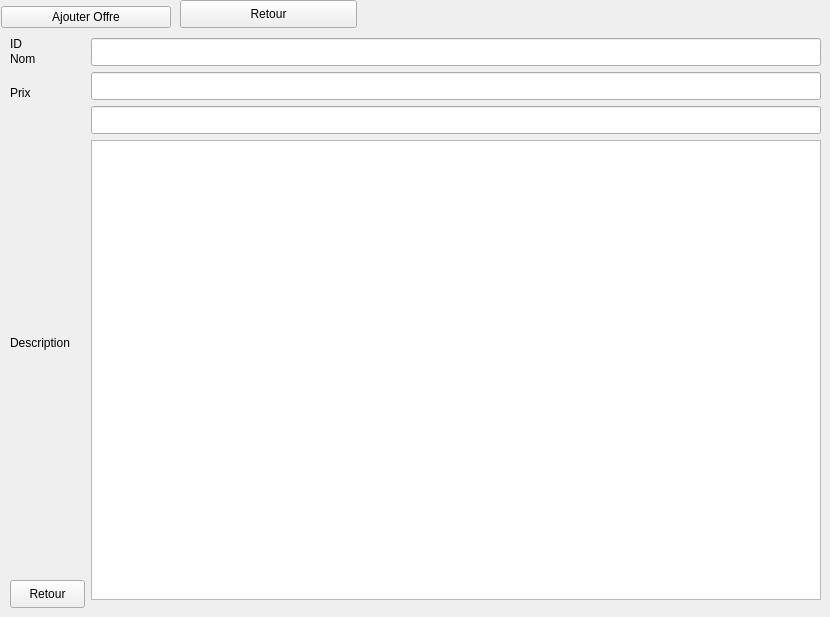
    <widget class="QWidget" name="Ajouter_Offre">
     <attribute name="title">
      <string>Ajouter_Offre</string>
     </attribute>
     <widget class="QWidget" name="layoutWidget_3">
      <property name="geometry">
       <rect>
        <x>1</x>
        <y>2</y>
        <width>170</width>
        <height>30</height>
       </rect>
      </property>
      <layout class="QHBoxLayout" name="horizontalLayout_2">
       <item>
        <widget class="QPushButton" name="pushButtonAjouter_Offre1">
         <property name="text">
          <string>Ajouter Offre</string>
         </property>
        </widget>
       </item>
      </layout>
     </widget>
     <widget class="QTextEdit" name="textEditDescriptionOffre">
      <property name="geometry">
       <rect>
        <x>91</x>
        <y>140</y>
        <width>730</width>
        <height>460</height>
       </rect>
      </property>
     </widget>
     <widget class="QLineEdit" name="lineEditIdOffre">
      <property name="geometry">
       <rect>
        <x>91</x>
        <y>38</y>
        <width>730</width>
        <height>28</height>
       </rect>
      </property>
     </widget>
     <widget class="QLabel" name="labelId_2">
      <property name="geometry">
       <rect>
        <x>10</x>
        <y>30</y>
        <width>75</width>
        <height>28</height>
       </rect>
      </property>
      <property name="text">
       <string>ID</string>
      </property>
     </widget>
     <widget class="QLabel" name="labelDescription_2">
      <property name="geometry">
       <rect>
        <x>10</x>
        <y>113</y>
        <width>75</width>
        <height>460</height>
       </rect>
      </property>
      <property name="text">
       <string>Description</string>
      </property>
     </widget>
     <widget class="QLineEdit" name="lineEditPrixOffre">
      <property name="geometry">
       <rect>
        <x>91</x>
        <y>106</y>
        <width>730</width>
        <height>28</height>
       </rect>
      </property>
     </widget>
     <widget class="QLabel" name="labelNom_2">
      <property name="geometry">
       <rect>
        <x>10</x>
        <y>45</y>
        <width>75</width>
        <height>28</height>
       </rect>
      </property>
      <property name="text">
       <string>Nom</string>
      </property>
     </widget>
     <widget class="QLabel" name="labelPrix_2">
      <property name="geometry">
       <rect>
        <x>10</x>
        <y>79</y>
        <width>75</width>
        <height>28</height>
       </rect>
      </property>
      <property name="text">
       <string>Prix</string>
      </property>
     </widget>
     <widget class="QLineEdit" name="lineEditNomOffre">
      <property name="geometry">
       <rect>
        <x>91</x>
        <y>72</y>
        <width>730</width>
        <height>28</height>
       </rect>
      </property>
     </widget>
     <widget class="QPushButton" name="pushButtonRetour_3">
      <property name="geometry">
       <rect>
        <x>10</x>
        <y>580</y>
        <width>75</width>
        <height>28</height>
       </rect>
      </property>
      <property name="text">
       <string>Retour</string>
      </property>
     </widget>
     <widget class="QPushButton" name="pushButtonRetour_4">
      <property name="geometry">
       <rect>
        <x>180</x>
        <y>0</y>
        <width>177</width>
        <height>28</height>
       </rect>
      </property>
      <property name="text">
       <string>Retour</string>
      </property>
     </widget>
    </widget>
